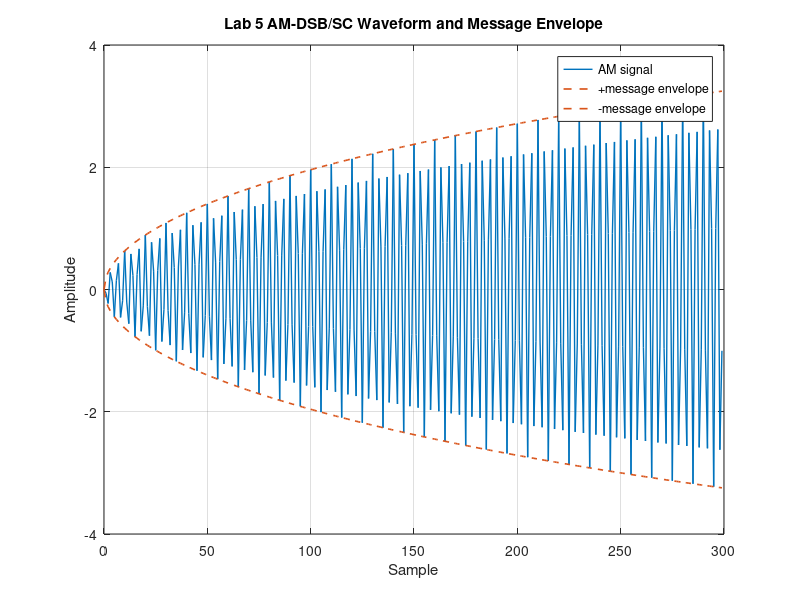
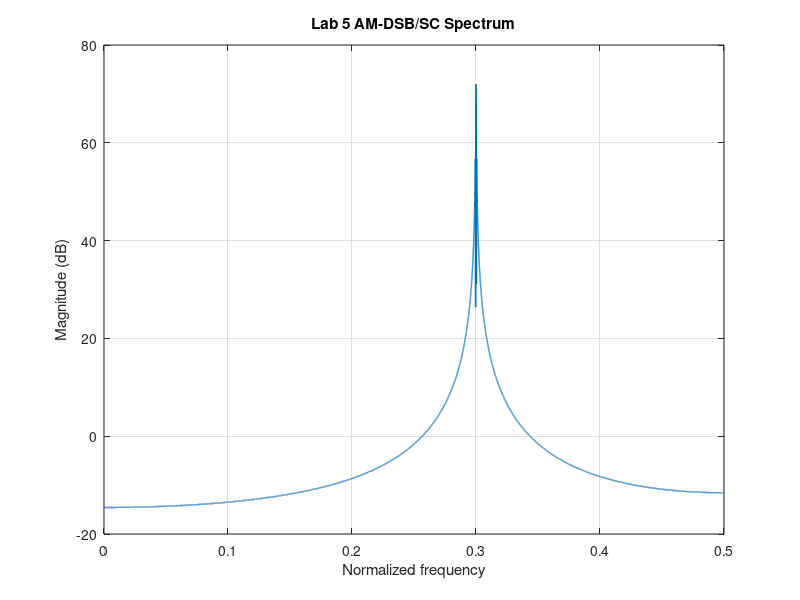

Write MATLAB code to recreate these figures, in order. (Note: this script raises an error after producing the figures.)
workspace = '/home/aaron/MATLAB/ENEL700/Lab5';
n = 0:4999;
bump = sqrt(1250^2 - ((0:2499) - 1250).^2) / 250;
message = [bump bump];
carrier_frequency = 0.3;
carrier = sin(2*pi*carrier_frequency*n + pi/2);
am = message .* carrier;

assert(numel(message) == 5000 && numel(am) == 5000, 'Expected 5000 samples');
assert(all(isfinite(am)) && all(isreal(am)), 'AM signal must be finite and real');
assert(max(abs(am)) <= max(message) + 1e-12, 'AM signal exceeds its message envelope');

waveform_fig = figure('Visible', 'off');
plot(n(1:300), am(1:300), 'Color', [0 0.45 0.74], 'LineWidth', 1.0);
hold on;
plot(n(1:300), message(1:300), '--', 'Color', [0.85 0.33 0.10], 'LineWidth', 1.2);
plot(n(1:300), -message(1:300), '--', 'Color', [0.85 0.33 0.10], 'LineWidth', 1.2);
hold off;
grid on;
xlabel('Sample');
ylabel('Amplitude');
title('Lab 5 AM-DSB/SC Waveform and Message Envelope');
legend('AM signal', '+message envelope', '-message envelope', 'Location', 'best');
print(waveform_fig, fullfile(workspace, 'lab5_am_waveform.png'), '-dpng', '-r150');
close(waveform_fig);

NFFT = 2^16;
f = (0:NFFT-1) / NFFT;
windowed_am = am .* blackman(length(am)).';
AM = abs(fft(windowed_am, NFFT));
AM_dB = 20*log10(max(AM, eps));
half = 1:(NFFT/2 + 1);
[~, peak_index] = max(AM(half));
peak_frequency = f(peak_index);
assert(abs(peak_frequency - carrier_frequency) < 0.01, 'Spectrum peak is not near the 0.3 carrier');

spectrum_fig = figure('Visible', 'off');
plot(f(half), AM_dB(half), 'LineWidth', 1.0);
grid on;
xlim([0 0.5]);
xlabel('Normalized frequency');
ylabel('Magnitude (dB)');
title('Lab 5 AM-DSB/SC Spectrum');
xline(carrier_frequency, '--r', 'Carrier 0.3');
print(spectrum_fig, fullfile(workspace, 'lab5_am_spectrum.png'), '-dpng', '-r150');
close(spectrum_fig);

save(fullfile(workspace, 'lab5_matlab_results.mat'), 'n', 'message', 'carrier', 'am', 'f', 'AM', 'peak_frequency');
fid = fopen(fullfile(workspace, 'lab5_matlab_status.txt'), 'w');
fprintf(fid, 'samples=%d\nmessage_max=%.12g\nam_max_abs=%.12g\nspectrum_peak=%.12g\ncarrier_frequency=%.12g\n', ...
    numel(am), max(message), max(abs(am)), peak_frequency, carrier_frequency);
fclose(fid);
fprintf('LAB5_MATLAB_OK samples=%d peak_frequency=%.12g\n', numel(am), peak_frequency);
